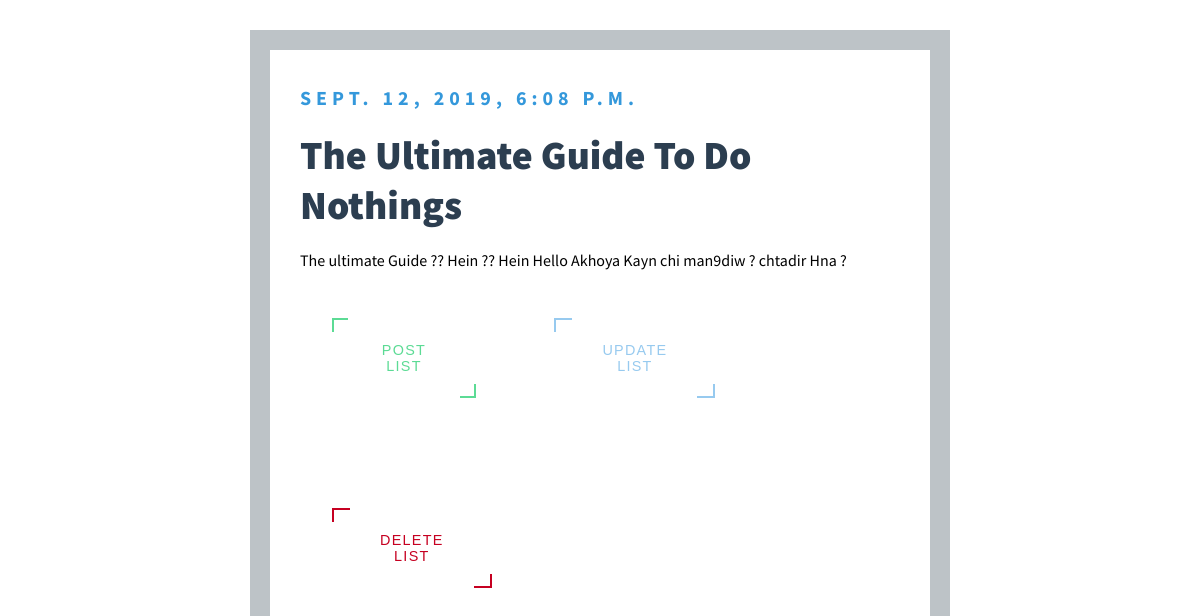
Page /posts/3 on the committed database.
### posts/models.py (models this page shows, shortened)
class Post(models.Model):
    title = models.CharField(max_length=200, unique=True)
    slug = models.SlugField(max_length=200, unique=True)
    updated_on = models.DateTimeField(auto_now= True)
    content = models.TextField()
    created_on = models.DateTimeField(auto_now_add=True)
    class Meta:
        ordering = ['-created_on']

### posts/views.py (the view)
# urls.py: path('<int:pk>', views.PostDetail.as_view(), name='post_detail'),
class PostDetail(DetailView):
    model = Post
    context_object_name = 'post'

### posts/templates/posts/post_detail.html (shortened to what this page needs)
{% extends "base.html" %}
{% load static %}
{% block css_files %}
    <link rel="stylesheet" href="{% static 'posts/buttons.css' %}">
{% endblock %}
{% block content %}
    <div class="date">{{ post.created_on }}</div>
    <p class="header">{{ post.title }}</p>
    <div class="blog">
        {{ post.content|truncatewords:"100" }}
    </div>
    <div class="grid">
        <div class="grid-item">
            <a href="{% url 'post_list' %}">
                <button class="btn btn--cyan">Post list</button>
            </a>
        </div>
        <div class="grid-item">
            <a href="{% url 'post_update' post.id %}">
                <button class="btn btn--blue">update list</button>
            </a>
        </div>
        <div class="grid-item">
            <a href="{% url 'post_delete' post.id %}">
                <button class="btn btn--red">Delete list</button>
            </a>
        </div>
    </div>
{% endblock %}

### static/main.css (style rules this page uses)
body { font-family: source sans pro; border: 20px solid #bdc3c7 ; width: 50%; margin: 30px auto; padding: 30px; }
.date { color: #3498db; text-transform: uppercase; font-size: 20px; letter-spacing: 5px; font-weight: 700; margin: 5px 0; }
.header { color: #2c3e50; font-size: 40px; font-weight: 900; text-transform: capitalize; margin: 20px 0; }
.blog { font-weight: 400; }

### posts/static/posts/buttons.css (style rules this page uses)
.grid { display: grid; grid-template-columns: repeat(auto-fit, 13rem); grid-gap: .9rem; }
.grid-item { text-align: center; }
.btn { background-color: transparent; border: none; cursor: pointer; font-family: 'Montserrat', sans-serif; font-size: .9rem; letter-spacing: .08rem; margin: 3rem 2rem; overflow: hidden; padding: 1.5rem 3rem; position: relative; transition: all .4s; transition-timing-function: ease-in-out; text-transform: uppercase; }
.btn::before, .btn::after { content: ""; position: absolute; transition: all .5s; width: 10%; height: 15%; z-index: -1; }
.btn::before { top: 0; left: 0; }
.btn::after { bottom: 0; right: 0; }
.btn--cyan { color: #5CDB95; }
.btn--cyan::before { border-top: 2px solid #5CDB95; border-left: 2px solid #5CDB95; }
.btn--cyan::after { border-bottom: 2px solid #5CDB95; border-right: 2px solid #5CDB95; }
.btn--blue { color: #97CAEF; }
.btn--blue::before { border-top: 2px solid #97CAEF; border-left: 2px solid #97CAEF; }
.btn--blue::after { border-bottom: 2px solid #97CAEF; border-right: 2px solid #97CAEF; }
.btn--red { color: #C60021; }
.btn--red::before { border-top: 2px solid #C60021; border-left: 2px solid #C60021; }
.btn--red::after { border-bottom: 2px solid #C60021; border-right: 2px solid #C60021; }

### rows in the picture
Post: created_on "SEPT. 12, 2019, 6:08 P.M.", title "The Ultimate Guide To Do Nothings", content "The ultimate Guide ?? Hein ?? Hein Hello Akhoya Kayn chi man9diw ? chtadir Hna ?"
